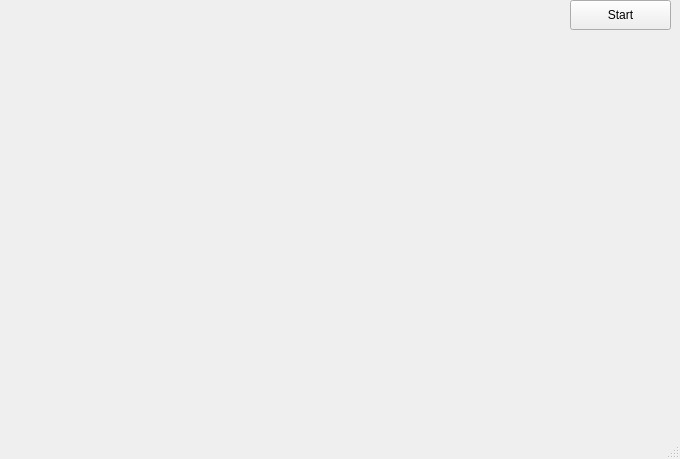
<?xml version="1.0" encoding="UTF-8"?>
<ui version="4.0">
 <class>DataViewer</class>
 <widget class="QMainWindow" name="DataViewer">
  <property name="geometry">
   <rect>
    <x>0</x>
    <y>0</y>
    <width>680</width>
    <height>459</height>
   </rect>
  </property>
  <property name="windowTitle">
   <string>Armu - Data Viewer</string>
  </property>
  <widget class="QWidget" name="centralwidget">
   <widget class="QLabel" name="lblImage">
    <property name="geometry">
     <rect>
      <x>10</x>
      <y>40</y>
      <width>661</width>
      <height>381</height>
     </rect>
    </property>
    <property name="focusPolicy">
     <enum>Qt::ClickFocus</enum>
    </property>
    <property name="autoFillBackground">
     <bool>false</bool>
    </property>
    <property name="text">
     <string/>
    </property>
   </widget>
   <widget class="QPushButton" name="pbStartStop">
    <property name="geometry">
     <rect>
      <x>570</x>
      <y>0</y>
      <width>101</width>
      <height>30</height>
     </rect>
    </property>
    <property name="text">
     <string>Start</string>
    </property>
   </widget>
   <widget class="QLabel" name="lblCurrentTask">
    <property name="geometry">
     <rect>
      <x>10</x>
      <y>5</y>
      <width>431</width>
      <height>20</height>
     </rect>
    </property>
    <property name="font">
     <font>
      <family>Arial</family>
      <pointsize>12</pointsize>
      <weight>75</weight>
      <bold>true</bold>
     </font>
    </property>
    <property name="text">
     <string/>
    </property>
   </widget>
  </widget>
  <widget class="QMenuBar" name="menubar">
   <property name="geometry">
    <rect>
     <x>0</x>
     <y>0</y>
     <width>680</width>
     <height>21</height>
    </rect>
   </property>
  </widget>
  <widget class="QStatusBar" name="statusbar"/>
 </widget>
 <resources/>
 <connections/>
</ui>
